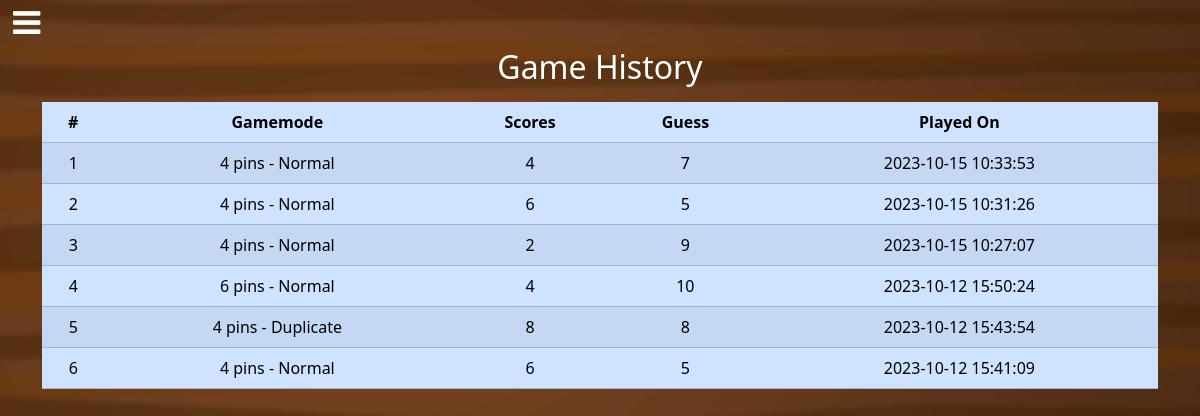
The app's page /history (signed in) with its own data.
### helpers.py (models this page shows)
class Leaderboard(Base):
    __tablename__ = "leaderboards"
    id = Column(Integer, primary_key=True)
    user_id = Column(Integer, ForeignKey("users.id"), nullable=False)
    gamemode_id = Column(Integer, ForeignKey("gamemodes.id"), nullable=False)
    scores = Column(Integer, nullable=False)
    guess = Column(Integer, nullable=False)
    played = Column(DateTime, server_default=func.now())

### app.py (the view)
@app.route("/history")
@login_required
def history():
    with Sess(engine) as sess:
        history = (
            sess.query(
                Leaderboard.scores,
                Leaderboard.guess,
                Leaderboard.played,
                Gamemode.pins,
                Gamemode.duplicate,
            )
            .select_from(Leaderboard)
            .join(Gamemode)
            .join(User)
            .filter(User.id == session["user_id"])
            .order_by(Leaderboard.played.desc())
            .limit(10)
            .all()
        )
    return render_template("history.html", history=history)

### app.py (called while the page is built)
@app.after_request
def after_request(response):
    response.headers["Cache-Control"] = "no-cache, no-store, must-revalidate"
    response.headers["Expires"] = 0
    response.headers["Pragma"] = "no-cache"
    return response

### helpers.py (called while the page is built)
def login_required(f):
    @wraps(f)
    def decorated_function(*args, **kwargs):
        if session.get("user_id") is None:
            return redirect("/login")
        return f(*args, **kwargs)
    return decorated_function

### templates/history.html (shortened to what this page needs)
{% extends "layout.html" %}
{% block main %}
    <h2 class="mb-3">Game History</h2>
    <table class="table table-primary table-striped">
        <thead>
            <tr>
                <th>#</th>
                <th>Gamemode</th>
                <th>Scores</th>
                <th>Guess</th>
                <th>Played On</th>
            </tr>
        </thead>
        <tbody>
            {% for row in history %}
                <tr>
                    <td>{{ loop.index }}</td>
                    {% if row.duplicate %}
                        <td>{{ row.pins }} pins - Duplicate</td>
                    {% else %}
                        <td>{{ row.pins }} pins - Normal</td>
                    {% endif %}
                    <td>{{ row.scores }}</td>
                    <td>{{ row.guess }}</td>
                    <td>{{ row.played }}</td>
                </tr>
            {% endfor %}
        </tbody>
    </table>
{% endblock %}

### static/styles.css (style rules this page uses)
body { background-image: url("background.png"); background-position: center; background-size: cover; height: 100vh; }
h1, h2, h4 { color: #ffffff !important; }

### records on screen
Leaderboard: pins "4", scores "4", guess "7", played "2023-10-15 10:33:53"
Leaderboard: pins "4", scores "6", guess "5", played "2023-10-15 10:31:26"
Leaderboard: pins "6", scores "4", guess "10", played "2023-10-12 15:50:24"
Leaderboard: pins "4", scores "8", guess "8", played "2023-10-12 15:43:54"
Leaderboard: pins "4", scores "6", guess "5", played "2023-10-12 15:41:09"

### other values on screen
{{ row.pins }} "4"
{{ row.scores }} "2"
{{ row.guess }} "9"
{{ row.played }} "2023-10-15 10:27:07"
